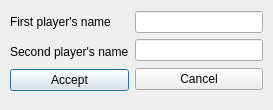
<?xml version="1.0" encoding="UTF-8"?>
<ui version="4.0">
 <class>Dialog</class>
 <widget class="QDialog" name="Dialog">
  <property name="geometry">
   <rect>
    <x>0</x>
    <y>0</y>
    <width>273</width>
    <height>110</height>
   </rect>
  </property>
  <property name="windowTitle">
   <string>Dialog</string>
  </property>
  <widget class="QWidget" name="">
   <property name="geometry">
    <rect>
     <x>397</x>
     <y>13</y>
     <width>16</width>
     <height>16</height>
    </rect>
   </property>
   <layout class="QVBoxLayout" name="verticalLayout"/>
  </widget>
  <widget class="QWidget" name="">
   <property name="geometry">
    <rect>
     <x>10</x>
     <y>10</y>
     <width>253</width>
     <height>81</height>
    </rect>
   </property>
   <layout class="QHBoxLayout" name="horizontalLayout">
    <item>
     <layout class="QVBoxLayout" name="verticalLayout_4">
      <item>
       <layout class="QVBoxLayout" name="verticalLayout_2">
        <item>
         <widget class="QLabel" name="label">
          <property name="text">
           <string>First player's name</string>
          </property>
         </widget>
        </item>
        <item>
         <widget class="QLabel" name="label_2">
          <property name="text">
           <string>Second player's name</string>
          </property>
         </widget>
        </item>
       </layout>
      </item>
      <item>
       <widget class="QPushButton" name="pushButton">
        <property name="text">
         <string>Accept</string>
        </property>
       </widget>
      </item>
     </layout>
    </item>
    <item>
     <layout class="QVBoxLayout" name="verticalLayout_5">
      <item>
       <layout class="QVBoxLayout" name="verticalLayout_3">
        <item>
         <widget class="QLineEdit" name="lineEdit_2"/>
        </item>
        <item>
         <widget class="QLineEdit" name="lineEdit"/>
        </item>
       </layout>
      </item>
      <item>
       <widget class="QPushButton" name="pushButton_2">
        <property name="text">
         <string>Cancel</string>
        </property>
       </widget>
      </item>
     </layout>
    </item>
   </layout>
  </widget>
  <zorder>pushButton</zorder>
  <zorder>pushButton_2</zorder>
  <zorder>label</zorder>
  <zorder>label_2</zorder>
  <zorder>lineEdit</zorder>
  <zorder>lineEdit_2</zorder>
  <zorder>lineEdit</zorder>
  <zorder>label</zorder>
  <zorder>pushButton</zorder>
 </widget>
 <resources/>
 <connections/>
</ui>
